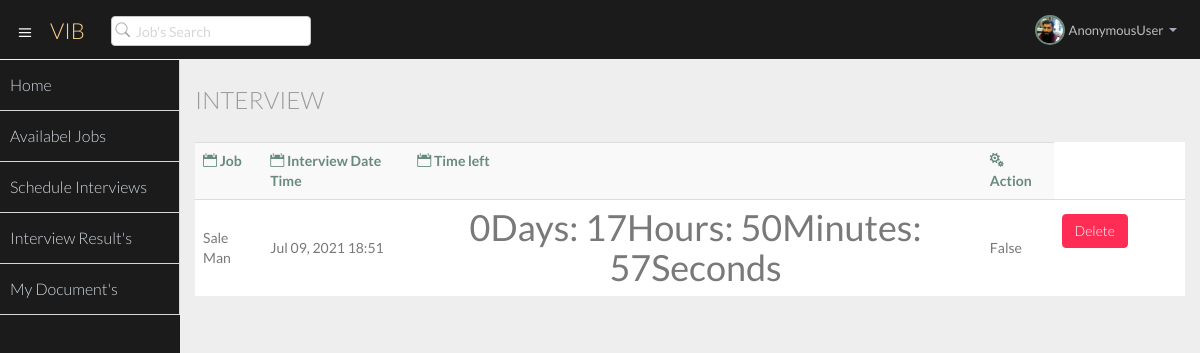
/user/countdown/13, run on the app's committed database.
### company/models.py (models this page shows, shortened)
class Interview(models.Model):
    id = models.AutoField(primary_key=True)
    user = models.ForeignKey(User, on_delete=models.CASCADE)
    job = models.ForeignKey(Jobs, on_delete=models.CASCADE)
    company_user_id = models.IntegerField()
    applidejob_id = models.IntegerField()
    schduele_time = models.DateTimeField((""), auto_now=False, auto_now_add=False)
    apply_date = models.DateTimeField(auto_now_add=True, blank=True)
    date = models.DateField()
    time = models.TimeField()
    interview_status =models.BooleanField(default=False)
    confirm_status =models.BooleanField(default=False)
    video_link = models.CharField(max_length=200)
    result = models.CharField(max_length=200)

class Jobs(models.Model):
    id = models.AutoField(primary_key=True)
    user = models.ForeignKey(User, on_delete=models.CASCADE)
    job_title = models.CharField(max_length=200)
    job_discription = models.CharField(max_length=800)
    pos_tdate = models.DateTimeField(auto_now_add=True, blank=True)
    job_status =models.BooleanField(default=True)

### user/views.py (the view)
# urls.py: path('user/countdown/<int:id>', views.countdown, name='countdown'),
def countdown(request,id):
    allinterview = Interview.objects.filter(id = id)
    context = {"allinterview": allinterview}
    return render(request, "user/countdown.html", context)

### templates/user/countdown.html (shortened to what this page needs)
{% extends 'user/basic.html' %}
{% block body %}
{% load static %}
<section id="main-content">
  <section class="wrapper">
    <div class="row">
      <div class="col-lg-12">
        <h3 class="page-header"> Interview</h3>
      </div>
    </div>
    <div class="row">
      <div class="col-lg-12">
        <section class="panel">
          <table class="table table-striped table-advance table-hover">
            <tbody>
              <tr>
                <th><i class="icon_calendar"></i> Job</th>
                <th><i class="icon_calendar"></i> Interview Date Time</th>
                <th><i class="icon_calendar"></i> Time left</th>
                <th><i class="icon_cogs"></i> Action</th>
              {% if allinterview %}
             {% for  interview  in allinterview %}
              <tr>
                <td>{{interview.job.job_title }}</td>
                <td ><div id="event-Box" >{{interview.date|date:"M d, Y "}}{{interview.time|time:"H:i"}}</div><td>
                <div id="countdown-box" class="text-center mt-3 h1">
                     </div></td>
                <td>{{interview.interview_status}}</td>
               <td>
                    <a class="btn btn-danger" href="#">Delete</a>
                </td>
              </tr>
 {% endfor %}
              {% else %}
              <tr>
                <td class="text-center">no record found.</td>
              </tr>
              {% endif %}
            </tbody>
          </table>
        </section>
      </div>
    </div>
  </section>
</section>
{% endblock body %}

### data on the page
Interview: job.job_title "Sale Man", date "Jul 09, 2021", time "18:51", interview_status "False"

### other printed values
{{ request.user }} "AnonymousUser"
